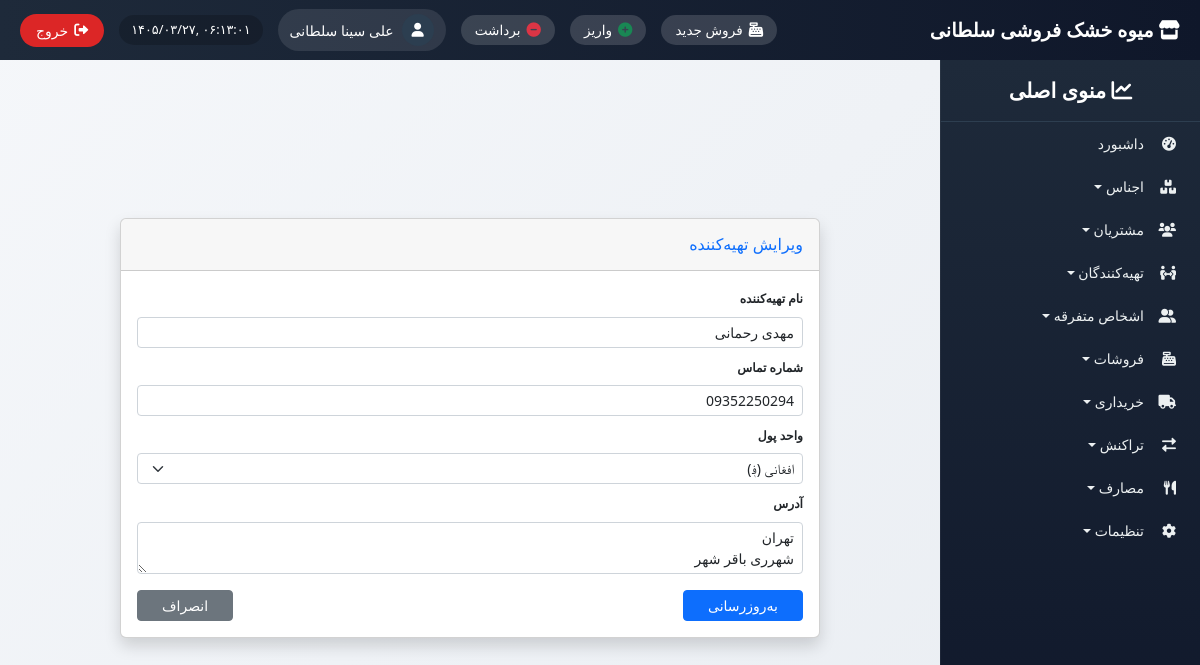
Page /suppliers/edit/2/ (signed in) on the committed database.
### suppliers/models.py (models this page shows, shortened)
class Supplier(models.Model):
    name = models.CharField(max_length=200, verbose_name="نام تهیه‌کننده")
    phone = models.CharField(max_length=20, blank=True, verbose_name="شماره تماس")
    currency = models.ForeignKey(Currency, on_delete=models.PROTECT, verbose_name="واحد پول")
    address = models.TextField(blank=True, verbose_name="آدرس")
    created_at = models.DateTimeField(auto_now_add=True, verbose_name="تاریخ ثبت")
    class Meta:
        verbose_name = "تهیه‌کننده"
        verbose_name_plural = "تهیه‌کنندگان"

### settings_app/models.py (models this page shows, shortened)
class Currency(models.Model):
    code = models.CharField(max_length=3, unique=True, verbose_name="کد")
    name = models.CharField(max_length=50, verbose_name="نام واحد پول")
    symbol = models.CharField(max_length=5, verbose_name="نماد")
    is_active = models.BooleanField(default=True, verbose_name="فعال")
    class Meta:
        verbose_name = "واحد پول"
        verbose_name_plural = "واحدهای پول"

### suppliers/views.py (the view, shortened to what this page needs)
# urls.py: path('edit/<int:pk>/', views.supplier_edit, name='supplier_edit'),
@login_required
def supplier_edit(request, pk):
    supplier = get_object_or_404(Supplier, pk=pk)
    currencies = Currency.objects.filter(is_active=True)
    return render(request, 'suppliers/supplier_form.html', {
        'supplier': supplier,
        'currencies': currencies,
        'edit_mode': True,
    })

### templates/suppliers/supplier_form.html (shortened to what this page needs)
{% extends 'base_with_sidebar.html' %}
{% load i18n %}
{% block content %}
<div class="container d-flex justify-content-center align-items-center" style="min-height: calc(100vh - 100px);">
    <div class="card shadow mb-4" style="width:100%; max-width:700px;">
        <div class="card-header py-3">
            <h6 class="m-0 font-weight-bold text-primary">
                {% if edit_mode %}{% trans "ویرایش تهیه‌کننده" %}{% else %}{% trans "فرم ثبت تهیه‌کننده جدید" %}{% endif %}
            </h6>
        </div>
        <div class="card-body py-3">
            <form method="post">
                <div class="mb-2">
                    <label class="form-label small fw-bold">{% trans "نام تهیه‌کننده" %}</label>
                    <input type="text" name="name" class="form-control form-control-sm"
                           placeholder="{% trans 'نام تهیه‌کننده را وارد کنید' %}"
                           value="{% if edit_mode %}{{ supplier.name }}{% endif %}" required>
                </div>
                <div class="mb-2">
                    <label class="form-label small fw-bold">{% trans "شماره تماس" %}</label>
                    <input type="text" name="phone" class="form-control form-control-sm"
                           placeholder="{% trans 'شماره تماس را وارد کنید' %}"
                           value="{% if edit_mode %}{{ supplier.phone }}{% endif %}">
                </div>
                <div class="mb-2">
                    <label class="form-label small fw-bold">{% trans "واحد پول" %}</label>
                    <select name="currency" class="form-select form-select-sm" required>
                        {% for curr in currencies %}
                        <option value="{{ curr.id }}" {% if edit_mode and supplier.currency.id == curr.id %}selected{% endif %}>
                            {{ curr.name }} ({{ curr.symbol }})
                        </option>
                        {% endfor %}
                    </select>
                </div>
                <div class="mb-2">
                    <label class="form-label small fw-bold">{% trans "آدرس" %}</label>
                    <textarea name="address" class="form-control form-control-sm" rows="2"
                              placeholder="{% trans 'آدرس را وارد کنید' %}">{% if edit_mode %}{{ supplier.address }}{% endif %}</textarea>
                </div>
                <div class="d-flex justify-content-between mt-3">
                    <button type="submit" class="btn btn-primary btn-sm px-4">
                        {% if edit_mode %}{% trans "به‌روزرسانی" %}{% else %}{% trans "ذخیره تهیه‌کننده" %}{% endif %}
                    </button>
                    <a href="{% url 'suppliers:supplier_list' %}" class="btn btn-secondary btn-sm px-4">{% trans "انصراف" %}</a>
                </div>
            </form>
        </div>
    </div>
</div>
{% endblock %}

### templates/base_with_sidebar.html (shortened to what this page needs)
<!DOCTYPE html>
{% load i18n static %}
{% get_current_language as LANGUAGE_CODE %}
<html lang="fa" dir="rtl">
<head>
    <link href="https://cdn.jsdelivr.net/npm/bootstrap@5.2.3/dist/css/bootstrap.rtl.min.css" rel="stylesheet">
    <link rel="stylesheet" href="https://cdnjs.cloudflare.com/ajax/libs/font-awesome/6.0.0/css/all.min.css">
    <link href="https://cdn.jsdelivr.net/gh/rastikerdar/vazir-font@v30.1.0/dist/font-face.css" rel="stylesheet">
</head>
<body>
    <div class="top-navbar">
        <div class="store-name"><i class="fas fa-store"></i> میوه خشک فروشی سلطانی</div>
        <div class="top-nav-left">
            <a href="{% url 'sales:new_sale' %}" class="shortcut-btn" title="فروش جدید"><i class="fas fa-cash-register"></i><span> فروش جدید</span></a>
            <a href="{% url 'transactions:transaction_create_in' %}" class="shortcut-btn" title="واریز"><i class="fas fa-plus-circle text-success"></i><span> واریز</span></a>
            <a href="{% url 'transactions:transaction_create_out' %}" class="shortcut-btn" title="برداشت"><i class="fas fa-minus-circle text-danger"></i><span> برداشت</span></a>
            <div class="admin-info">
                <div class="admin-avatar"><i class="fas fa-user"></i></div>
                <span class="admin-name">{{ user.get_full_name|default:user.username }}</span>
            </div>
            <div class="datetime" id="current-datetime"></div>
            <button type="button" class="logout-btn" id="logoutTrigger"><i class="fas fa-sign-out-alt"></i> <span>خروج</span></button>
        </div>
    </div>
    <div class="sidebar" id="sidebar">
        <div class="sidebar-header"><i class="fas fa-chart-line"></i> منوی اصلی</div>
        <ul class="nav flex-column">
            <li class="nav-item"><a class="nav-link" href="{% url 'dashboard' %}"><i class="fas fa-tachometer-alt"></i> داشبورد</a></li>
            <li class="nav-item dropdown-toggle" data-menu="products"><i class="fas fa-boxes"></i> اجناس</li>
            <li class="nav-item dropdown-toggle" data-menu="customers"><i class="fas fa-users"></i> مشتریان</li>
            <li class="nav-item dropdown-toggle" data-menu="suppliers"><i class="fas fa-people-arrows"></i> تهیه‌کنندگان</li>
            <li class="nav-item dropdown-toggle" data-menu="misc"><i class="fas fa-user-friends"></i> اشخاص متفرقه</li>
            <li class="nav-item dropdown-toggle" data-menu="sales"><i class="fas fa-cash-register"></i> فروشات</li>
            <li class="nav-item dropdown-toggle" data-menu="purchases"><i class="fas fa-truck"></i> خریداری</li>
            <li class="nav-item dropdown-toggle" data-menu="transactions"><i class="fas fa-exchange-alt"></i> تراکنش</li>
            <li class="nav-item dropdown-toggle" data-menu="expenses"><i class="fas fa-utensils"></i> مصارف</li>
            <li class="nav-item dropdown-toggle" data-menu="settings"><i class="fas fa-cog"></i> تنظیمات</li>
        </ul>
    </div>
    <div class="content">
        {% block content %}{% endblock %}
    </div>
</body>
</html>

### templates/base_with_sidebar.html (style rules this page uses)
* { font-family: 'Vazir', 'Tahoma', 'Segoe UI', sans-serif; }
body { background: linear-gradient(135deg, #f5f7fa 0%, #e9edf2 100%); font-size: 14px; padding-top: 70px; margin: 0; height: 100vh; overflow: hidden; }
.top-navbar { position: fixed; top: 0; right: 0; left: 0; height: 60px; background: linear-gradient(90deg, #1e2a3a 0%, #0f172a 100%); z-index: 1050; display: flex; align-items: center; justify-content: space-between; padding: 0 20px; color: white; }
.store-name { font-size: 1.2rem; font-weight: 700; }
.top-nav-left { display: flex; align-items: center; gap: 15px; }
.admin-info { display: flex; align-items: center; gap: 8px; background: rgba(255,255,255,0.1); padding: 5px 12px; border-radius: 40px; }
.admin-avatar { width: 32px; height: 32px; background: #2c3e50; border-radius: 50%; display: flex; align-items: center; justify-content: center; }
.datetime { direction: ltr; background: rgba(0,0,0,0.2); padding: 5px 12px; border-radius: 40px; font-size: 0.8rem; }
.logout-btn { background-color: #dc2626; color: white; border: none; padding: 6px 16px; border-radius: 40px; display: flex; align-items: center; gap: 6px; }
.shortcut-btn { background: rgba(255,255,255,0.15); border: none; color: white; padding: 5px 14px; border-radius: 40px; font-size: 0.85rem; font-weight: 500; transition: 0.2s; display: inline-flex; align-items: center; gap: 6px; text-decoration: none; }
.shortcut-btn i { font-size: 0.9rem; }
.sidebar { position: fixed; top: 60px; right: 0; height: calc(100vh - 60px); width: 260px; background: linear-gradient(180deg, #1e2a3a 0%, #0f172a 100%); color: white; overflow-y: auto; z-index: 1000; transition: 0.3s; border-left: 1px solid rgba(255,255,255,0.05); }
.sidebar-header { padding: 15px 20px; font-size: 1.3rem; font-weight: 600; border-bottom: 1px solid #2d3e50; text-align: center; }
.sidebar .nav-link, .dropdown-toggle { color: #ecf0f1; padding: 8px 16px; border-radius: 10px; margin: 3px 8px; display: flex; align-items: center; cursor: pointer; text-decoration: none; }
.sidebar .nav-link i, .dropdown-toggle i { width: 24px; margin-left: 8px; }
.content { margin-right: 260px; padding: 20px; height: calc(100vh - 60px); overflow-y: auto; }

### rows in the picture
Supplier: name "مهدی رحمانی", phone "09352250294", currency "افغانی (؋)", address "تهران شهرری باقر شهر"

### other values in the picture
{{ user.get_full_name|default:user.username }} "علی سینا سلطانی"
